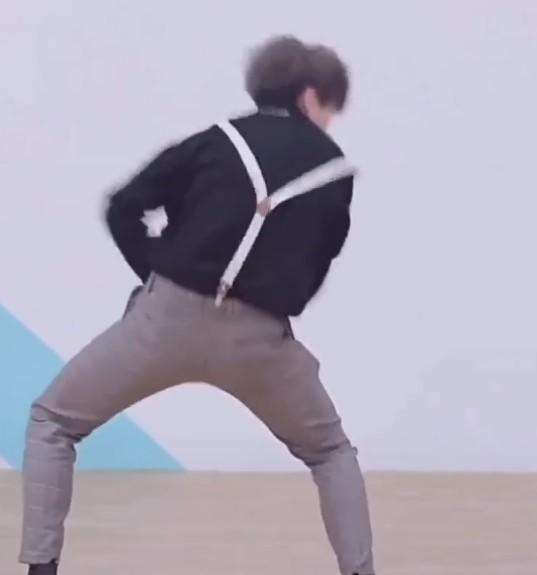
#> input picture 数字图像/image/pic1.jpg, 537 x 575 px
$ python test2_2.py
#> lines starting #> are read from the running program, lines starting #| are printed output that depends on the picture
import cv2 as cv
import numpy as np
from matplotlib import pyplot as plt
img = cv.imread("../image/pic1.jpg", 0)
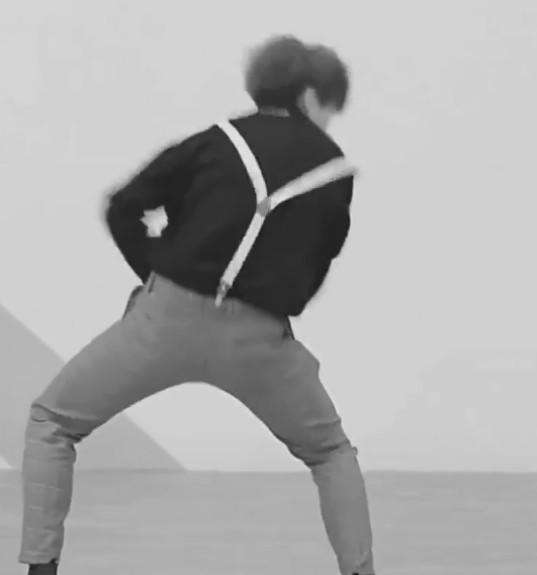
#> img: shape (575, 537); min 21, max 238, mean 169.7
img = cv.resize(img, (328,328))
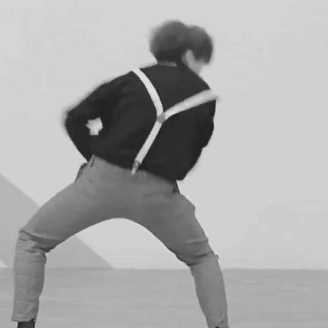
#> img: shape (328, 328); min 26, max 229, mean 169.7
imgInfo = img.shape
#> imgInfo = (328, 328)
height = imgInfo[0]
#> height = 328
width = imgInfo[1]
#> width = 328
#mode = imgInfo[2]

trans_img = cv.transpose( img )
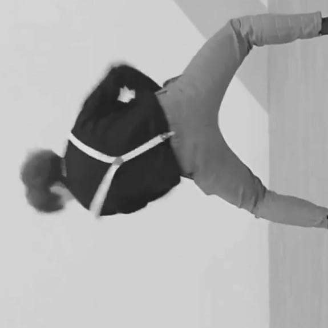
#> trans_img: shape (328, 328); min 26, max 229, mean 169.7
xuanzhuan = cv.flip(trans_img, -1)##方向旋转
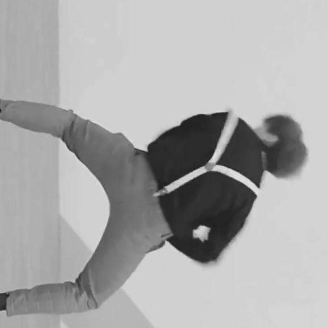
#> xuanzhuan: shape (328, 328); min 26, max 229, mean 169.7

##原图的傅里叶变换

img = cv.imread('../image/pic1.jpg', 0)
f = np.fft.fft2(img)
fshift = np.fft.fftshift(f)
magnitude_spectrum = 20 * np.log(np.abs(fshift))
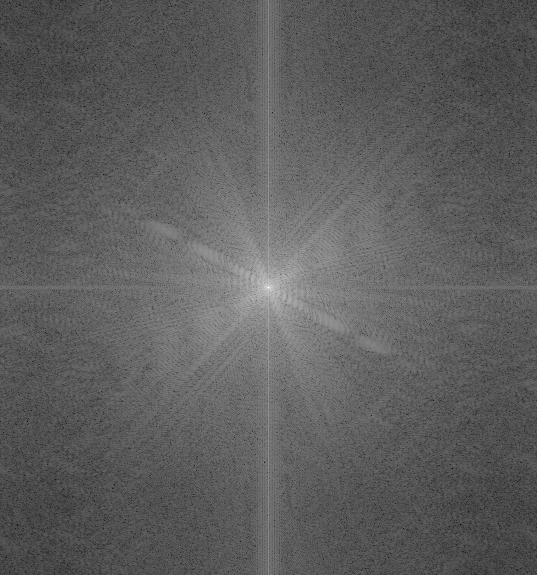
#> magnitude_spectrum: shape (575, 537) float64; min -0.719, max 355.5, mean 130.5; drawn with min black and max white

plt.subplot(221),plt.imshow(img, cmap = 'gray')
plt.title('Input Image'), plt.xticks([]), plt.yticks([])
plt.subplot(222),plt.imshow(magnitude_spectrum, cmap = 'gray')
plt.title('original F'), plt.xticks([]), plt.yticks([])
#plt.show()

##平移的傅里叶变换

f = np.fft.fft2(xuanzhuan)
fshift = np.fft.fftshift(f)
magnitude_spectrum = 20 * np.log(np.abs(fshift))
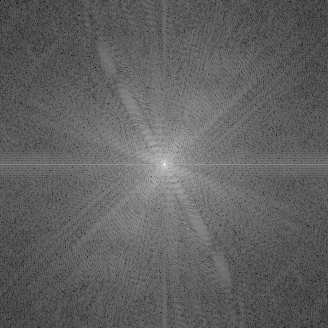
#> magnitude_spectrum: shape (328, 328) float64; min 6.27, max 334.4, mean 131.8; drawn with min black and max white

plt.subplot(223),plt.imshow(xuanzhuan, cmap = 'gray')
plt.title('xuanzhuan'), plt.xticks([]), plt.yticks([])
plt.subplot(224),plt.imshow(magnitude_spectrum, cmap = 'gray')
plt.title('xuanzhuan F'), plt.xticks([]), plt.yticks([])
plt.show()

$ run again, with 数字图像/image/pic2.jpg copied over 数字图像/image/pic1.jpg
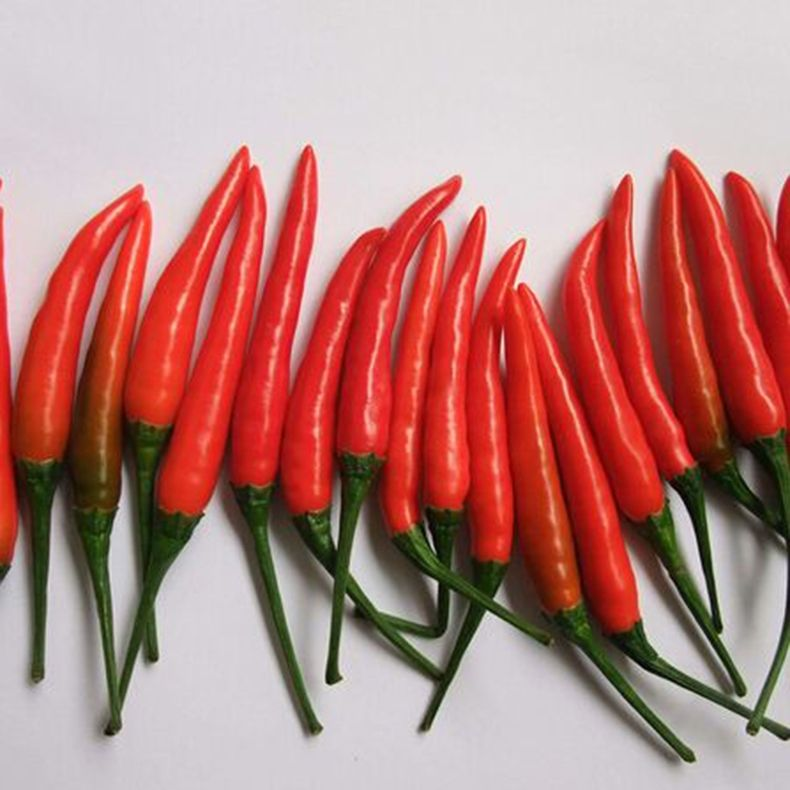
#> input picture 数字图像/image/pic2.jpg, 790 x 790 px
#> `xuanzhuan = cv.flip(trans_img, -1)##方向旋转`:
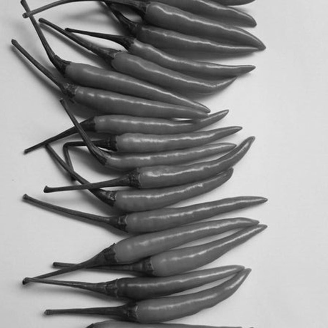
#> xuanzhuan: shape (328, 328); min 1, max 237, mean 145.3
#> `magnitude_spectrum = 20 * np.log(np.abs(fshift))`:
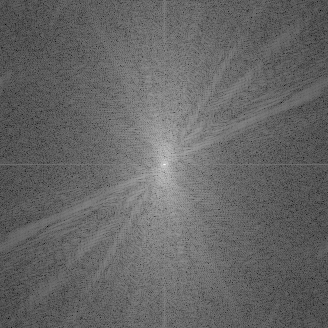
#> magnitude_spectrum: shape (328, 328) float64; min 24.07, max 331.3, mean 147.5; drawn with min black and max white
